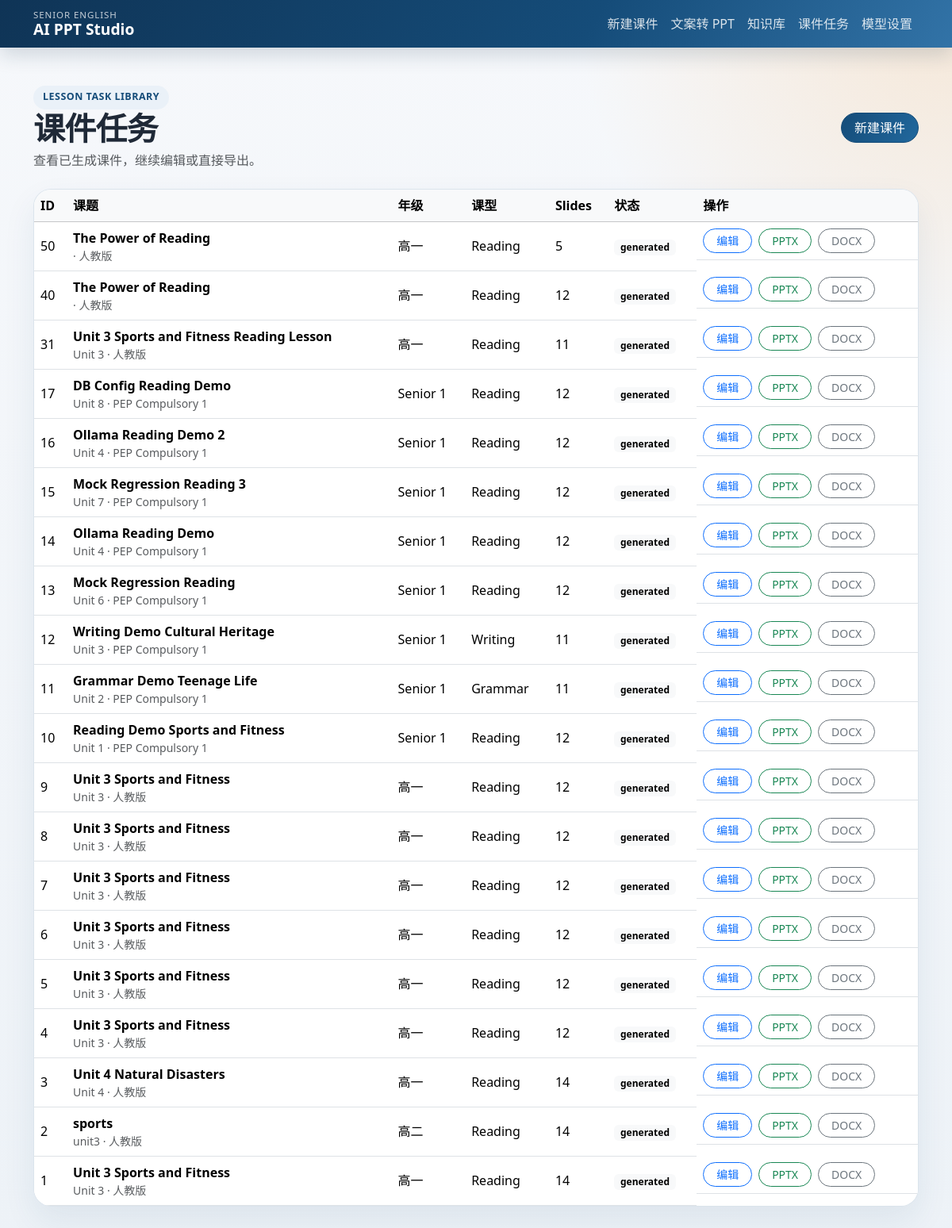
Screenshot of /ppt/tasks with the database file from the repository.
### tables this page shows
CREATE TABLE lesson_tasks (
            id INTEGER PRIMARY KEY AUTOINCREMENT,
            course_title TEXT NOT NULL,
            grade TEXT,
            textbook TEXT,
            unit TEXT,
            lesson_type TEXT,
            duration INTEGER,
            student_level TEXT,
            style TEXT,
            extra_requirements TEXT,
            status TEXT DEFAULT 'draft',
            created_at TEXT,
            updated_at TEXT
        , generation_mode TEXT, manuscript_source_name TEXT, manuscript_raw_text TEXT, manuscript_summary TEXT, source_word_count INTEGER, manuscript_analysis_json TEXT, manuscript_generation_strategy TEXT, manuscript_preserve_completion_mode TEXT, manuscript_preserve_polish_mode TEXT);

### routes/ppt_routes.py (the view)
@ppt_bp.route("/ppt/tasks")
def tasks():
    with get_db() as conn:
        rows = conn.execute(
            """
            SELECT lesson_tasks.*, COUNT(ppt_slides.id) AS slide_count
            FROM lesson_tasks
            LEFT JOIN ppt_slides ON ppt_slides.task_id = lesson_tasks.id
            WHERE lesson_tasks.course_title NOT LIKE '[TEST]%'
            GROUP BY lesson_tasks.id
            ORDER BY lesson_tasks.id DESC
            """
        ).fetchall()
    return render_template("tasks.html", tasks=rows)

### models/database.py (called while the page is built)
@contextmanager
def get_db():
    conn = sqlite3.connect(DATABASE_PATH)
    conn.row_factory = sqlite3.Row
    try:
        yield conn
        conn.commit()
    finally:
        conn.close()

### templates/tasks.html
{% extends "base.html" %}
{% block content %}
<div class="d-flex flex-wrap justify-content-between align-items-center gap-3 mb-4">
  <div>
    <div class="section-kicker">Lesson Task Library</div>
    <h1 class="section-title mb-1">课件任务</h1>
    <div class="text-muted">查看已生成课件，继续编辑或直接导出。</div>
  </div>
  <a href="{{ url_for('ppt.new_task') }}" class="btn btn-primary">新建课件</a>
</div>
<section class="app-card p-0 overflow-hidden">
  <div class="table-responsive">
    <table class="table table-hover align-middle mb-0">
      <thead class="table-light">
        <tr>
          <th>ID</th>
          <th>课题</th>
          <th>年级</th>
          <th>课型</th>
          <th>Slides</th>
          <th>状态</th>
          <th>操作</th>
        </tr>
      </thead>
      <tbody>
        {% for task in tasks %}
        <tr>
          <td>{{ task.id }}</td>
          <td>
            <div class="fw-semibold">{{ task.course_title }}</div>
            <div class="small text-muted">{{ task.unit }} · {{ task.textbook }}</div>
          </td>
          <td>{{ task.grade }}</td>
          <td>{{ task.lesson_type }}</td>
          <td>{{ task.slide_count }}</td>
          <td><span class="badge text-bg-light">{{ task.status }}</span></td>
          <td class="d-flex flex-wrap gap-2">
            <a class="btn btn-sm btn-outline-primary" href="{{ url_for('ppt.edit_task', task_id=task.id) }}">编辑</a>
            <a class="btn btn-sm btn-outline-success" href="{{ url_for('ppt.export_task_pptx', task_id=task.id) }}">PPTX</a>
            <a class="btn btn-sm btn-outline-secondary" href="{{ url_for('ppt.export_task_docx', task_id=task.id) }}">DOCX</a>
          </td>
        </tr>
        {% else %}
        <tr>
          <td colspan="7" class="text-center text-muted py-5">还没有任务，先新建一份课件。</td>
        </tr>
        {% endfor %}
      </tbody>
    </table>
  </div>
</section>
{% endblock %}

### templates/base.html (shortened to what this page needs)
<!doctype html>
<html lang="zh-CN">
<head>
  <link href="https://cdn.jsdelivr.net/npm/bootstrap@5.3.3/dist/css/bootstrap.min.css" rel="stylesheet">
  <link href="{{ url_for('static', filename='css/style.css') }}" rel="stylesheet">
</head>
<body>
<nav class="navbar navbar-expand-lg app-navbar">
  <div class="container">
    <a class="navbar-brand" href="{{ url_for('ppt.index') }}">
      <span class="brand-kicker">Senior English</span>
      <span class="brand-title">AI PPT Studio</span>
    </a>
    <div class="navbar-nav ms-auto">
      <a class="nav-link" href="{{ url_for('ppt.new_task') }}">新建课件</a>
      <a class="nav-link" href="{{ url_for('ppt.from_manuscript') }}">文案转 PPT</a>
      <a class="nav-link" href="{{ url_for('knowledge.knowledge_list') }}">知识库</a>
      <a class="nav-link" href="{{ url_for('ppt.tasks') }}">课件任务</a>
      <a class="nav-link" href="{{ url_for('ppt.ai_models_settings') }}">模型设置</a>
    </div>
  </div>
</nav>
<main class="container py-4 py-lg-5">
  {% block content %}{% endblock %}
</main>
</body>
</html>

### static/css/style.css (style rules this page uses)
:root { --app-bg: #edf2f7; --app-surface: #ffffff; --app-ink: #1f2937; --app-muted: #667085; --app-line: #d7e1ea; --app-primary: #154c79; --app-primary-soft: #eaf1f8; --app-accent: #f4b266; --app-shadow: 0 18px 40px rgba(21, 76, 121, 0.08); }
body { background: radial-gradient(circle at top right, rgba(244, 178, 102, 0.24), transparent 24%), linear-gradient(180deg, #f6f8fb 0%, var(--app-bg) 100%); color: var(--app-ink); }
.app-navbar { background: linear-gradient(120deg, #0f3456 0%, var(--app-primary) 62%, #3273a7 100%); box-shadow: 0 10px 24px rgba(16, 47, 77, 0.16); }
.navbar-brand { display: flex; flex-direction: column; line-height: 1.1; color: #fff; }
.brand-kicker { font-size: 0.72rem; letter-spacing: 0.08em; text-transform: uppercase; opacity: 0.75; }
.brand-title { font-size: 1.2rem; font-weight: 700; }
.navbar .nav-link { color: rgba(255, 255, 255, 0.84); }
.app-alert, .app-card, .hero-panel { border: 1px solid rgba(215, 225, 234, 0.9); border-radius: 22px; box-shadow: var(--app-shadow); }
.app-card, .hero-panel { background: rgba(255, 255, 255, 0.96); }
.hero-badge, .section-kicker { display: inline-flex; align-items: center; gap: 0.35rem; padding: 0.35rem 0.75rem; border-radius: 999px; background: var(--app-primary-soft); color: var(--app-primary); font-size: 0.78rem; font-weight: 700; letter-spacing: 0.04em; text-transform: uppercase; }
.hero-title, .section-title { font-weight: 700; letter-spacing: -0.02em; }
.btn { border-radius: 999px; padding-left: 1rem; padding-right: 1rem; }
.btn-primary { background: linear-gradient(120deg, #154c79 0%, #21689d 100%); border-color: #154c79; }

### rows the page displays
lesson_tasks: id "50", course_title "The Power of Reading", textbook "人教版", grade "高一", lesson_type "Reading", slide_count "5", status "generated"
lesson_tasks: id "40", course_title "The Power of Reading", textbook "人教版", grade "高一", lesson_type "Reading", slide_count "12", status "generated"
lesson_tasks: id "31", course_title "Unit 3 Sports and Fitness Reading Lesson", unit "Unit 3", textbook "人教版", grade "高一", lesson_type "Reading", slide_count "11", status "generated"
lesson_tasks: id "17", course_title "DB Config Reading Demo", unit "Unit 8", textbook "PEP Compulsory 1", grade "Senior 1", lesson_type "Reading", slide_count "12", status "generated"
lesson_tasks: id "16", course_title "Ollama Reading Demo 2", unit "Unit 4", textbook "PEP Compulsory 1", grade "Senior 1", lesson_type "Reading", slide_count "12", status "generated"
lesson_tasks: id "15", course_title "Mock Regression Reading 3", unit "Unit 7", textbook "PEP Compulsory 1", grade "Senior 1", lesson_type "Reading", slide_count "12", status "generated"
lesson_tasks: id "14", course_title "Ollama Reading Demo", unit "Unit 4", textbook "PEP Compulsory 1", grade "Senior 1", lesson_type "Reading", slide_count "12", status "generated"
lesson_tasks: id "13", course_title "Mock Regression Reading", unit "Unit 6", textbook "PEP Compulsory 1", grade "Senior 1", lesson_type "Reading", slide_count "12", status "generated"
lesson_tasks: id "12", course_title "Writing Demo Cultural Heritage", unit "Unit 3", textbook "PEP Compulsory 1", grade "Senior 1", lesson_type "Writing", slide_count "11", status "generated"
lesson_tasks: id "11", course_title "Grammar Demo Teenage Life", unit "Unit 2", textbook "PEP Compulsory 1", grade "Senior 1", lesson_type "Grammar", slide_count "11", status "generated"
lesson_tasks: id "10", course_title "Reading Demo Sports and Fitness", unit "Unit 1", textbook "PEP Compulsory 1", grade "Senior 1", lesson_type "Reading", slide_count "12", status "generated"
lesson_tasks: id "9", course_title "Unit 3 Sports and Fitness", unit "Unit 3", textbook "人教版", grade "高一", lesson_type "Reading", slide_count "12", status "generated"
lesson_tasks: id "8", course_title "Unit 3 Sports and Fitness", unit "Unit 3", textbook "人教版", grade "高一", lesson_type "Reading", slide_count "12", status "generated"
lesson_tasks: id "7", course_title "Unit 3 Sports and Fitness", unit "Unit 3", textbook "人教版", grade "高一", lesson_type "Reading", slide_count "12", status "generated"
lesson_tasks: id "6", course_title "Unit 3 Sports and Fitness", unit "Unit 3", textbook "人教版", grade "高一", lesson_type "Reading", slide_count "12", status "generated"
lesson_tasks: id "5", course_title "Unit 3 Sports and Fitness", unit "Unit 3", textbook "人教版", grade "高一", lesson_type "Reading", slide_count "12", status "generated"
lesson_tasks: id "4", course_title "Unit 3 Sports and Fitness", unit "Unit 3", textbook "人教版", grade "高一", lesson_type "Reading", slide_count "12", status "generated"
lesson_tasks: id "3", course_title "Unit 4 Natural Disasters", unit "Unit 4", textbook "人教版", grade "高一", lesson_type "Reading", slide_count "14", status "generated"
lesson_tasks: id "2", course_title "sports", unit "unit3", textbook "人教版", grade "高二", lesson_type "Reading", slide_count "14", status "generated"
lesson_tasks: id "1", course_title "Unit 3 Sports and Fitness", unit "Unit 3", textbook "人教版", grade "高一", lesson_type "Reading", slide_count "14", status "generated"
